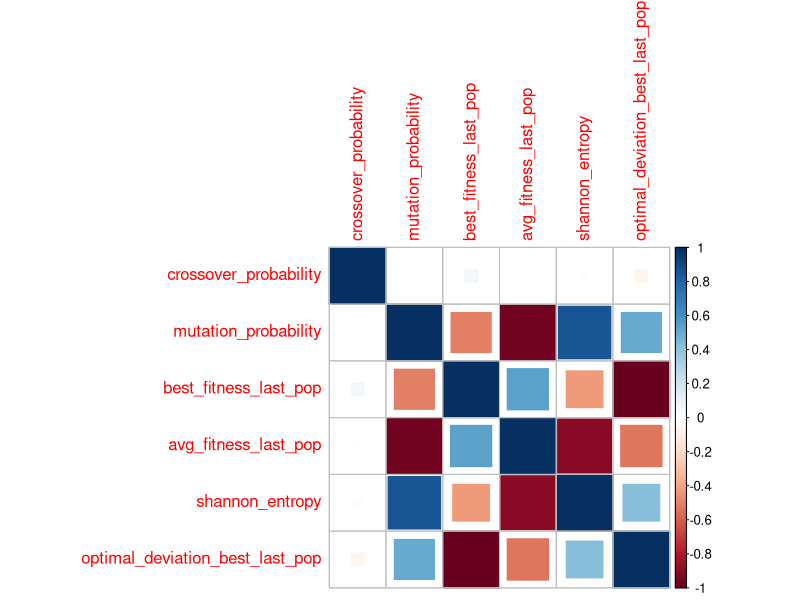
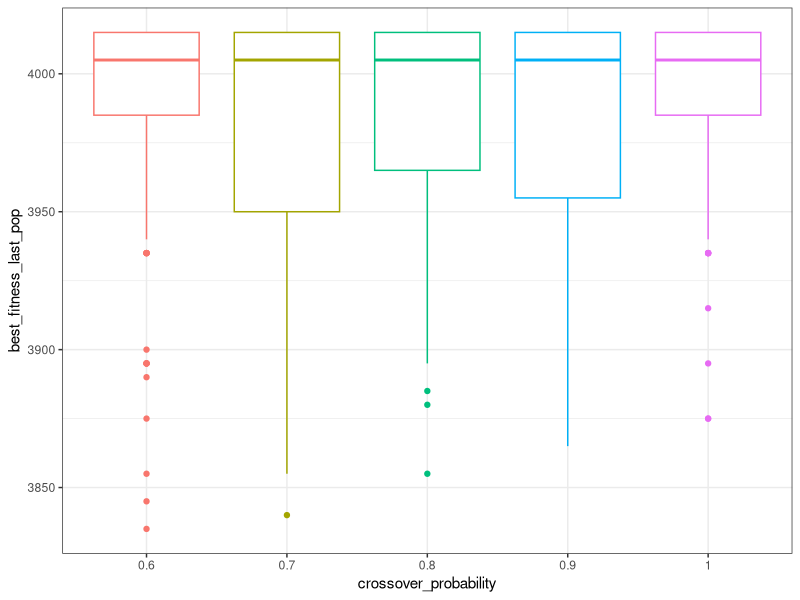
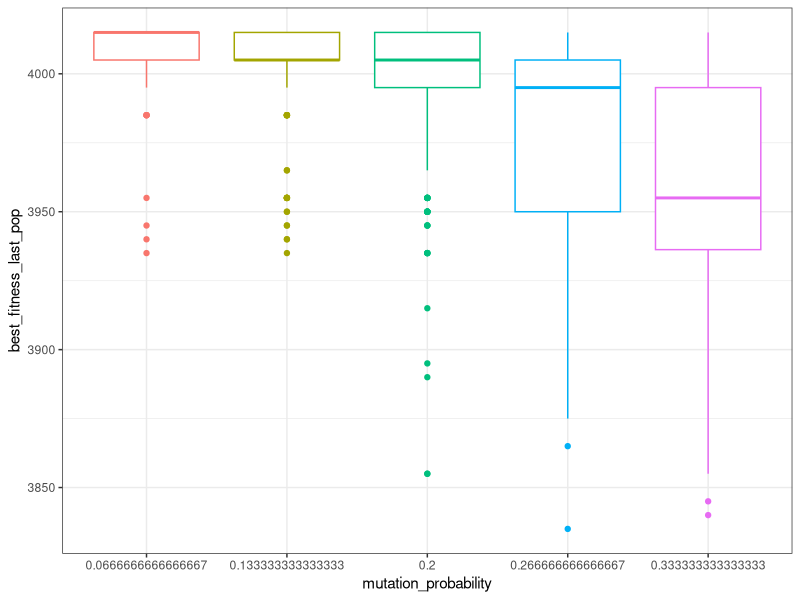
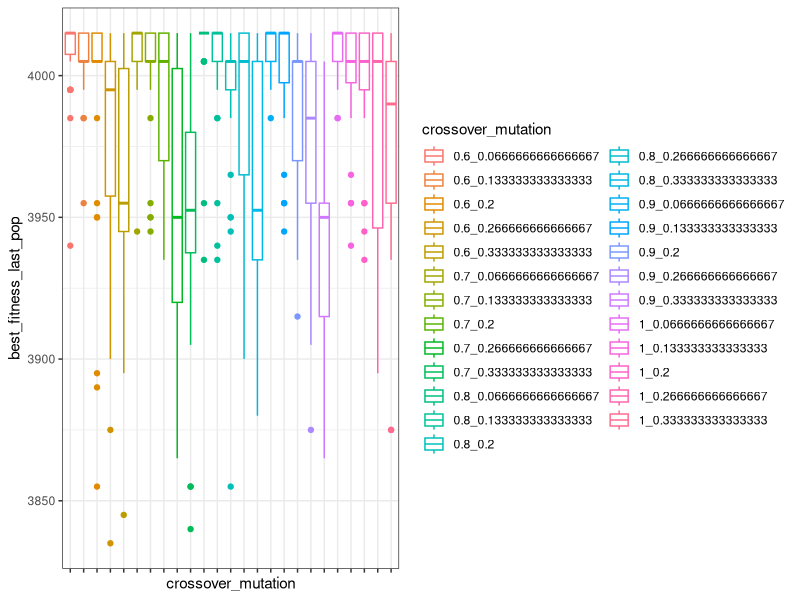
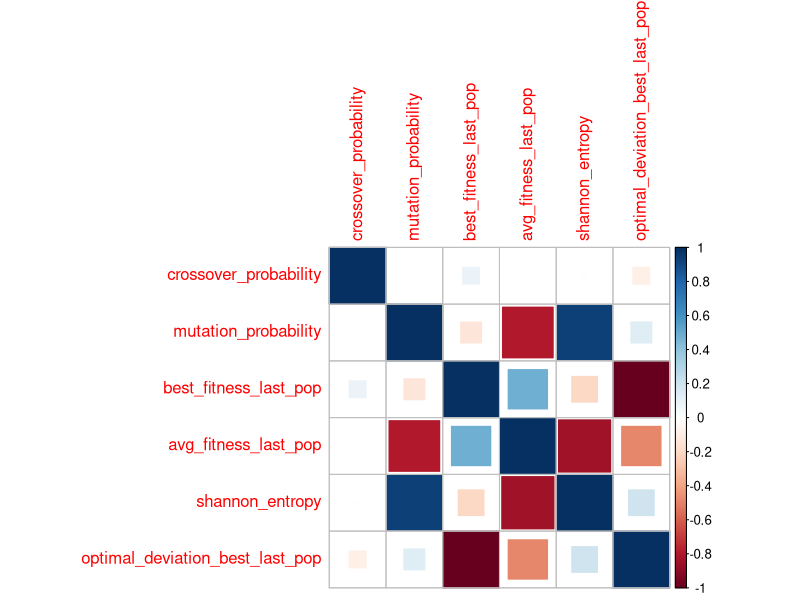
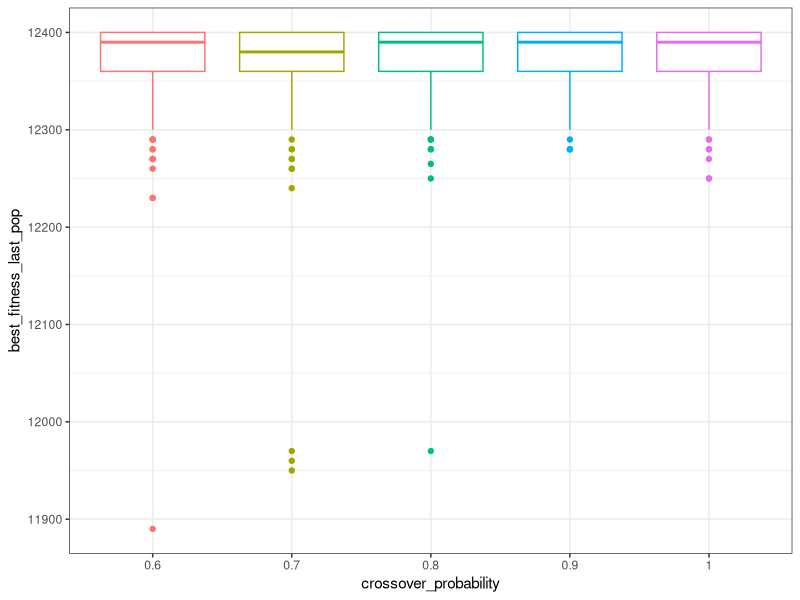
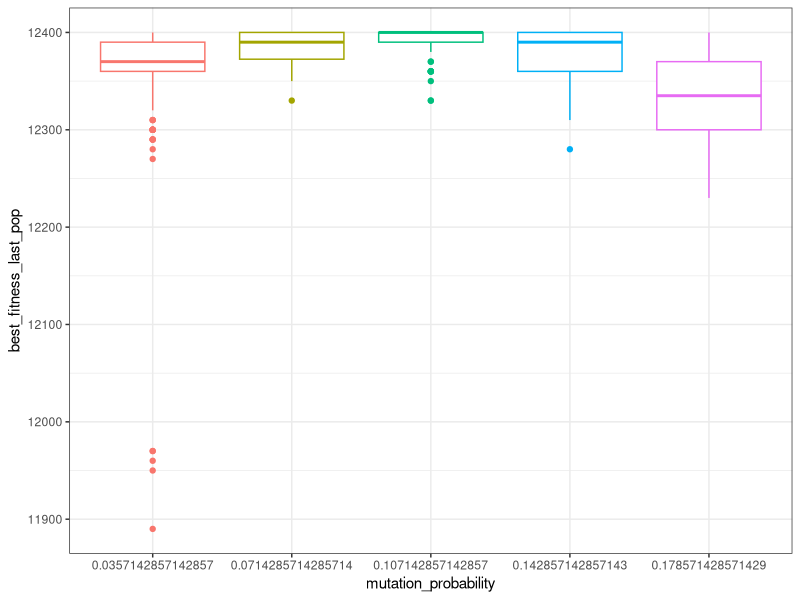
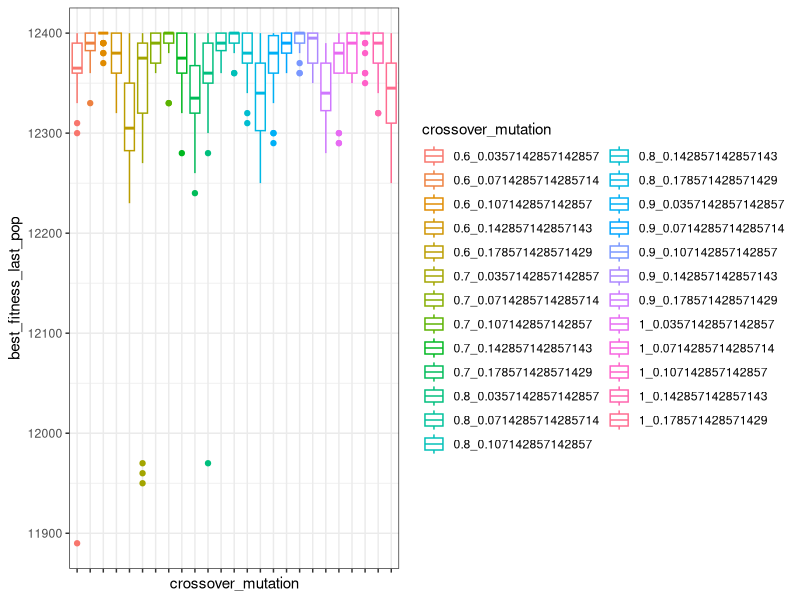

The R script that drew these images, in order:
## ---- chunk 1
knitr::opts_chunk$set(echo = TRUE) #, warning = FALSE)
## ---- chunk 2
library(dplyr)
library(ggplot2)
library(corrplot)
## ---- chunk 3
df <- read.csv('./results/mknap1.csv')
head(df)
## ---- chunk 4
str(df)
## ---- chunk 5
df$search_optimal <- as.integer(as.logical(df$search_optimal))
## ---- chunk 6
df_study1 <- filter(df, search_optimal == 0)
str(df_study1)
## ---- chunk 7
df_study1_small <- filter(df_study1, problem_index == 2)
str(df_study1_small)
## ---- chunk 8
columns_to_drop <- c('problem_index', 'population_size', 'search_optimal', 'max_steps', 'optimal_fitness', 'optimal_percentage', 'num_evaluations', 'execution_time')
summary(df_study1_small[, colnames(df_study1_small) %in% columns_to_drop])
## ---- chunk 9
ComputeFitnessDeviation <- function(df) {
  df$optimal_deviation_best_last_pop <- (df$optimal_fitness - df$best_fitness_last_pop)/df$optimal_fitness
  print(summary(df$optimal_deviation_best_last_pop))
  return(df)
}
## ---- chunk 10
df_study1_small <- ComputeFitnessDeviation(df_study1_small)
## ---- chunk 11
DropColumns <- function(df, columns_to_drop) {
  df <- df[, !(colnames(df) %in% columns_to_drop)]
  print(colnames(df))
  return(df)
}
## ---- chunk 12
df_study1_small <- DropColumns(df_study1_small, columns_to_drop)
## ---- chunk 13
corr <- cor(df_study1_small)
corr
## ---- chunk 14
corrplot(corr, method = "square")
## ---- chunk 15
df_study1_small %>%
    mutate(crossover_probability = as.factor(crossover_probability)) %>%
    group_by(crossover_probability) %>%
    ggplot(mapping = aes(x = crossover_probability, y = best_fitness_last_pop, color=crossover_probability)) +
        geom_boxplot() +
        theme_bw() +
        theme(legend.position = "none")
## ---- chunk 16
df_study1_small %>%
    mutate(mutation_probability = as.factor(mutation_probability)) %>%
    group_by(mutation_probability) %>%
    ggplot(mapping = aes(x = mutation_probability, y = best_fitness_last_pop, color=mutation_probability)) +
        geom_boxplot() +
        theme_bw() +
        theme(legend.position = "none")
## ---- chunk 17
df_study1_small %>% 
  group_by(crossover_probability, mutation_probability) %>%
  mutate(crossover_mutation = paste0(crossover_probability, "_", mutation_probability)) %>%
  ggplot(mapping = aes(x = crossover_mutation, y = best_fitness_last_pop, color=crossover_mutation)) +
    geom_boxplot() +
    theme_bw() + 
    scale_x_discrete(labels = NULL)
## ---- chunk 18
df_study1_small_grouped <- df_study1_small %>% 
  mutate(crossover_mutation = paste0(crossover_probability, ",", mutation_probability)) %>%
  group_by(crossover_mutation) %>% 
  summarise(
    avg_best_fitness_last_pop = mean(best_fitness_last_pop),
    median_best_fitness_last_pop = median(best_fitness_last_pop),
    std_best_fitness_last_pop = sd(best_fitness_last_pop),
    avg_optimal_deviation_best_last_pop = mean(optimal_deviation_best_last_pop),
    median_optimal_deviation_best_last_pop = median(optimal_deviation_best_last_pop),
    .groups = 'keep'
  )
df_study1_small_grouped <- as.data.frame(df_study1_small_grouped)
df_study1_small_grouped
## ---- chunk 19
df_study1_small <- as.data.frame(df_study1_small %>% 
  mutate(crossover_mutation = paste0(crossover_probability, ",", mutation_probability)))
df_study1_small
## ---- chunk 20
for (combination in levels(as.factor(df_study1_small$crossover_mutation))) {
  print(combination)
  print(shapiro.test(
    df_study1_small[df_study1_small$crossover_mutation == combination, 'optimal_deviation_best_last_pop']))
}
## ---- chunk 21
kruskal.test(optimal_deviation_best_last_pop ~ crossover_mutation, data = df_study1_small)
## ---- chunk 22
pairwise.wilcox.test(x = df_study1_small$optimal_deviation_best_last_pop,
                     g = df_study1_small$crossover_mutation,
                     p.adjust.method = "BH",
                     paired = FALSE)
## ---- chunk 23
df_study1_small_grouped_crossover <- df_study1_small %>% 
  group_by(crossover_probability) %>% 
  summarise(
    avg_best_fitness_last_pop = mean(best_fitness_last_pop),
    median_best_fitness_last_pop = median(best_fitness_last_pop),
    std_best_fitness_last_pop = sd(best_fitness_last_pop),
    avg_optimal_deviation_best_last_pop = mean(optimal_deviation_best_last_pop),
    median_optimal_deviation_best_last_pop = median(optimal_deviation_best_last_pop),
    .groups = 'keep'
  )
df_study1_small_grouped_crossover <- as.data.frame(df_study1_small_grouped_crossover)
df_study1_small_grouped_crossover
## ---- chunk 24
df_study1_small_grouped_mutation <- df_study1_small %>% 
  group_by(mutation_probability) %>% 
  summarise(
    avg_best_fitness_last_pop = mean(best_fitness_last_pop),
    median_best_fitness_last_pop = median(best_fitness_last_pop),
    std_best_fitness_last_pop = sd(best_fitness_last_pop),
    avg_optimal_deviation_best_last_pop = mean(optimal_deviation_best_last_pop),
    median_optimal_deviation_best_last_pop = median(optimal_deviation_best_last_pop),
    .groups = 'keep'
  )
df_study1_small_grouped_mutation <- as.data.frame(df_study1_small_grouped_mutation)
df_study1_small_grouped_mutation
## ---- chunk 25
kruskal.test(optimal_deviation_best_last_pop ~ crossover_probability, data = df_study1_small)
## ---- chunk 26
kruskal.test(optimal_deviation_best_last_pop ~ mutation_probability, data = df_study1_small)
## ---- chunk 27
pairwise.wilcox.test(x = df_study1_small$optimal_deviation_best_last_pop,
                     g = df_study1_small$mutation_probability,
                     p.adjust.method = "BH",
                     paired = FALSE)
## ---- chunk 28
df_study1_medium <- filter(df_study1, problem_index == 4)
str(df_study1_medium)
## ---- chunk 29
summary(df_study1_medium[, colnames(df_study1_medium) %in% columns_to_drop])
## ---- chunk 30
df_study1_medium <- ComputeFitnessDeviation(df_study1_medium)
## ---- chunk 31
df_study1_medium <- DropColumns(df_study1_medium, columns_to_drop)
## ---- chunk 32
corr <- cor(df_study1_medium)
corr
## ---- chunk 33
corrplot(corr, method = "square")
## ---- chunk 34
df_study1_medium %>%
    mutate(crossover_probability = as.factor(crossover_probability)) %>%
    group_by(crossover_probability) %>%
    ggplot(mapping = aes(x = crossover_probability, y = best_fitness_last_pop, color=crossover_probability)) +
        geom_boxplot() +
        theme_bw() +
        theme(legend.position = "none")
## ---- chunk 35
df_study1_medium %>%
    mutate(mutation_probability = as.factor(mutation_probability)) %>%
    group_by(mutation_probability) %>%
    ggplot(mapping = aes(x = mutation_probability, y = best_fitness_last_pop, color=mutation_probability)) +
        geom_boxplot() +
        theme_bw() +
        theme(legend.position = "none")
## ---- chunk 36
df_study1_medium %>% 
  group_by(crossover_probability, mutation_probability) %>%
  mutate(crossover_mutation = paste0(crossover_probability, "_", mutation_probability)) %>%
  ggplot(mapping = aes(x = crossover_mutation, y = best_fitness_last_pop, color=crossover_mutation)) +
    geom_boxplot() +
    theme_bw() + 
    scale_x_discrete(labels = NULL)
## ---- chunk 37
df_study1_medium_grouped <- df_study1_medium %>% 
  mutate(crossover_mutation = paste0(crossover_probability, ",", mutation_probability)) %>%
  group_by(crossover_mutation) %>% 
  summarise(
    avg_best_fitness_last_pop = mean(best_fitness_last_pop),
    median_best_fitness_last_pop = median(best_fitness_last_pop),
    std_best_fitness_last_pop = sd(best_fitness_last_pop),
    avg_optimal_deviation_best_last_pop = mean(optimal_deviation_best_last_pop),
    median_optimal_deviation_best_last_pop = median(optimal_deviation_best_last_pop),
    .groups = 'keep'
  )
df_study1_medium_grouped <- as.data.frame(df_study1_medium_grouped)
df_study1_medium_grouped
## ---- chunk 38
df_study1_medium <- as.data.frame(df_study1_medium %>% 
  mutate(crossover_mutation = paste0(crossover_probability, ",", mutation_probability)))
df_study1_medium
## ---- chunk 39
# for (combination in levels(as.factor(df_study1_medium$crossover_mutation))) {
#   print(combination)
#   print(shapiro.test(
#     df_study1_medium[df_study1_medium$crossover_mutation == combination, 'optimal_deviation_best_last_pop']))
# }
## ---- chunk 40
kruskal.test(optimal_deviation_best_last_pop ~ crossover_mutation, data = df_study1_medium)
## ---- chunk 41
pairwise.wilcox.test(x = df_study1_medium$optimal_deviation_best_last_pop,
                     g = df_study1_medium$crossover_mutation,
                     p.adjust.method = "BH",
                     paired = FALSE)
## ---- chunk 42
df_study1_medium_grouped_crossover <- df_study1_medium %>% 
  group_by(crossover_probability) %>% 
  summarise(
    avg_best_fitness_last_pop = mean(best_fitness_last_pop),
    median_best_fitness_last_pop = median(best_fitness_last_pop),
    std_best_fitness_last_pop = sd(best_fitness_last_pop),
    avg_optimal_deviation_best_last_pop = mean(optimal_deviation_best_last_pop),
    median_optimal_deviation_best_last_pop = median(optimal_deviation_best_last_pop),
    .groups = 'keep'
  )
df_study1_medium_grouped_crossover <- as.data.frame(df_study1_medium_grouped_crossover)
df_study1_medium_grouped_crossover
## ---- chunk 43
df_study1_medium_grouped_mutation <- df_study1_medium %>% 
  group_by(mutation_probability) %>% 
  summarise(
    avg_best_fitness_last_pop = mean(best_fitness_last_pop),
    median_best_fitness_last_pop = median(best_fitness_last_pop),
    std_best_fitness_last_pop = sd(best_fitness_last_pop),
    avg_optimal_deviation_best_last_pop = mean(optimal_deviation_best_last_pop),
    median_optimal_deviation_best_last_pop = median(optimal_deviation_best_last_pop),
    .groups = 'keep'
  )
df_study1_medium_grouped_mutation <- as.data.frame(df_study1_medium_grouped_mutation)
df_study1_medium_grouped_mutation
## ---- chunk 44
kruskal.test(optimal_deviation_best_last_pop ~ crossover_probability, data = df_study1_medium)
## ---- chunk 45
kruskal.test(optimal_deviation_best_last_pop ~ mutation_probability, data = df_study1_medium)
## ---- chunk 46
pairwise.wilcox.test(x = df_study1_medium$optimal_deviation_best_last_pop,
                     g = df_study1_medium$mutation_probability,
                     p.adjust.method = "BH",
                     paired = FALSE)
## ---- chunk 47
df_study1_large <- filter(df_study1, problem_index == 6)
str(df_study1_large)
## ---- chunk 48
summary(df_study1_large[, colnames(df_study1_large) %in% columns_to_drop])
## ---- chunk 49
df_study1_large <- ComputeFitnessDeviation(df_study1_large)
## ---- chunk 50
df_study1_large <- DropColumns(df_study1_large, columns_to_drop)
## ---- chunk 51
corr <- cor(df_study1_large)
corr
## ---- chunk 52
corrplot(corr, method = "square")
## ---- chunk 53
df_study1_large %>%
    mutate(crossover_probability = as.factor(crossover_probability)) %>%
    group_by(crossover_probability) %>%
    ggplot(mapping = aes(x = crossover_probability, y = best_fitness_last_pop, color=crossover_probability)) +
        geom_boxplot() +
        theme_bw() +
        theme(legend.position = "none")
## ---- chunk 54
df_study1_large %>%
    mutate(mutation_probability = as.factor(mutation_probability)) %>%
    group_by(mutation_probability) %>%
    ggplot(mapping = aes(x = mutation_probability, y = best_fitness_last_pop, color=mutation_probability)) +
        geom_boxplot() +
        theme_bw() +
        theme(legend.position = "none")
## ---- chunk 55
df_study1_large %>% 
  group_by(crossover_probability, mutation_probability) %>%
  mutate(crossover_mutation = paste0(crossover_probability, "_", mutation_probability)) %>%
  ggplot(mapping = aes(x = crossover_mutation, y = best_fitness_last_pop, color=crossover_mutation)) +
    geom_boxplot() +
    theme_bw() + 
    scale_x_discrete(labels = NULL)
## ---- chunk 56
df_study1_large_grouped <- df_study1_large %>% 
  mutate(crossover_mutation = paste0(crossover_probability, ",", mutation_probability)) %>%
  group_by(crossover_mutation) %>% 
  summarise(
    avg_best_fitness_last_pop = mean(best_fitness_last_pop),
    median_best_fitness_last_pop = median(best_fitness_last_pop),
    std_best_fitness_last_pop = sd(best_fitness_last_pop),
    avg_optimal_deviation_best_last_pop = mean(optimal_deviation_best_last_pop),
    median_optimal_deviation_best_last_pop = median(optimal_deviation_best_last_pop),
    .groups = 'keep'
  )
df_study1_large_grouped <- as.data.frame(df_study1_large_grouped)
df_study1_large_grouped
## ---- chunk 57
df_study1_large <- as.data.frame(df_study1_large %>% 
  mutate(crossover_mutation = paste0(crossover_probability, ",", mutation_probability)))
df_study1_large
## ---- chunk 58
# for (combination in levels(as.factor(df_study1_large$crossover_mutation))) {
#   print(combination)
#   print(shapiro.test(
#     df_study1_large[df_study1_large$crossover_mutation == combination, 'optimal_deviation_best_last_pop']))
# }
## ---- chunk 59
kruskal.test(optimal_deviation_best_last_pop ~ crossover_mutation, data = df_study1_large)
## ---- chunk 60
pairwise.wilcox.test(x = df_study1_large$optimal_deviation_best_last_pop,
                     g = df_study1_large$crossover_mutation,
                     p.adjust.method = "BH",
                     paired = FALSE)
## ---- chunk 61
df_study1_large_grouped_crossover <- df_study1_large %>% 
  group_by(crossover_probability) %>% 
  summarise(
    avg_best_fitness_last_pop = mean(best_fitness_last_pop),
    median_best_fitness_last_pop = median(best_fitness_last_pop),
    std_best_fitness_last_pop = sd(best_fitness_last_pop),
    avg_optimal_deviation_best_last_pop = mean(optimal_deviation_best_last_pop),
    median_optimal_deviation_best_last_pop = median(optimal_deviation_best_last_pop),
    .groups = 'keep'
  )
df_study1_large_grouped_crossover <- as.data.frame(df_study1_large_grouped_crossover)
df_study1_large_grouped_crossover
## ---- chunk 62
df_study1_large_grouped_mutation <- df_study1_large %>% 
  group_by(mutation_probability) %>% 
  summarise(
    avg_best_fitness_last_pop = mean(best_fitness_last_pop),
    median_best_fitness_last_pop = median(best_fitness_last_pop),
    std_best_fitness_last_pop = sd(best_fitness_last_pop),
    avg_optimal_deviation_best_last_pop = mean(optimal_deviation_best_last_pop),
    median_optimal_deviation_best_last_pop = median(optimal_deviation_best_last_pop),
    .groups = 'keep'
  )
df_study1_large_grouped_mutation <- as.data.frame(df_study1_large_grouped_mutation)
df_study1_large_grouped_mutation
## ---- chunk 63
kruskal.test(optimal_deviation_best_last_pop ~ crossover_probability, data = df_study1_large)
## ---- chunk 64
kruskal.test(optimal_deviation_best_last_pop ~ mutation_probability, data = df_study1_large)
## ---- chunk 65
pairwise.wilcox.test(x = df_study1_large$optimal_deviation_best_last_pop,
                     g = df_study1_large$mutation_probability,
                     p.adjust.method = "BH",
                     paired = FALSE)
## ---- chunk 66
df_study2 <- filter(df, search_optimal == 1)
str(df_study2)
## ---- chunk 67
df_study2_small <- filter(df_study2, problem_index == 2)
str(df_study2_small)
## ---- chunk 68
columns_to_drop <- c('problem_index', 'population_size', 'search_optimal', 'max_steps', 'optimal_fitness', 'optimal_percentage', 'best_fitness_last_pop')
summary(df_study2_small[, colnames(df_study2_small) %in% columns_to_drop])
## ---- chunk 69
df_study2_small <- DropColumns(df_study2_small, columns_to_drop)
## ---- chunk 70
corr <- cor(df_study2_small)
corr
## ---- chunk 71
corrplot(corr, method = "square")
## ---- chunk 72
df_study2_small %>%
    mutate(crossover_probability = as.factor(crossover_probability)) %>%
    group_by(crossover_probability) %>%
    ggplot(mapping = aes(x = crossover_probability, y = num_evaluations, color=crossover_probability)) +
        geom_boxplot() +
        theme_bw() +
        theme(legend.position = "none")
## ---- chunk 73
df_study2_small %>%
    mutate(mutation_probability = as.factor(mutation_probability)) %>%
    group_by(mutation_probability) %>%
    ggplot(mapping = aes(x = mutation_probability, y = num_evaluations, color=mutation_probability)) +
        geom_boxplot() +
        theme_bw() +
        theme(legend.position = "none")
## ---- chunk 74
df_study2_small %>% 
  group_by(crossover_probability, mutation_probability) %>%
  mutate(crossover_mutation = paste0(crossover_probability, "_", mutation_probability)) %>%
  ggplot(mapping = aes(x = crossover_mutation, y = num_evaluations, color=crossover_mutation)) +
    geom_boxplot() +
    theme_bw() + 
    scale_x_discrete(labels = NULL)
## ---- chunk 75
df_study2_small_grouped <- df_study2_small %>% 
  mutate(crossover_mutation = paste0(crossover_probability, ",", mutation_probability)) %>%
  group_by(crossover_mutation) %>% 
  summarise(
    avg_num_evaluations = mean(num_evaluations),
    median_num_evaluations = median(num_evaluations),
    std_num_evaluations = sd(num_evaluations),
    .groups = 'keep'
  )
df_study2_small_grouped <- as.data.frame(df_study2_small_grouped)
df_study2_small_grouped
## ---- chunk 76
df_study2_small <- as.data.frame(df_study2_small %>% 
  mutate(crossover_mutation = paste0(crossover_probability, ",", mutation_probability)))
df_study2_small
## ---- chunk 77
for (combination in levels(as.factor(df_study2_small$crossover_mutation))) {
  print(combination)
  print(shapiro.test(
    df_study2_small[df_study2_small$crossover_mutation == combination, 'num_evaluations']))
}
## ---- chunk 78
kruskal.test(num_evaluations ~ crossover_mutation, data = df_study2_small)
## ---- chunk 79
pairwise.wilcox.test(x = df_study2_small$num_evaluations,
                     g = df_study2_small$crossover_mutation,
                     p.adjust.method = "BH",
                     paired = FALSE)
## ---- chunk 80
df_study2_small_grouped_crossover <- df_study2_small %>% 
  group_by(crossover_probability) %>% 
  summarise(
    avg_num_evaluations = mean(num_evaluations),
    median_num_evaluations = median(num_evaluations),
    std_num_evaluations = sd(num_evaluations),
    .groups = 'keep'
  )
df_study2_small_grouped_crossover <- as.data.frame(df_study2_small_grouped_crossover)
df_study2_small_grouped_crossover
## ---- chunk 81
df_study2_small_grouped_mutation <- df_study2_small %>% 
  group_by(mutation_probability) %>% 
  summarise(
    avg_num_evaluations = mean(num_evaluations),
    median_num_evaluations = median(num_evaluations),
    std_num_evaluations = sd(num_evaluations),
    .groups = 'keep'
  )
df_study2_small_grouped_mutation <- as.data.frame(df_study2_small_grouped_mutation)
df_study2_small_grouped_mutation
## ---- chunk 82
kruskal.test(num_evaluations ~ crossover_probability, data = df_study2_small)
## ---- chunk 83
kruskal.test(num_evaluations ~ mutation_probability, data = df_study2_small)
## ---- chunk 84
pairwise.wilcox.test(x = df_study2_small$num_evaluations,
                     g = df_study2_small$mutation_probability,
                     p.adjust.method = "BH",
                     paired = FALSE)
## ---- chunk 85
df_study2_medium <- filter(df_study2, problem_index == 4)
str(df_study2_medium)
## ---- chunk 86
summary(df_study2_medium[, colnames(df_study2_medium) %in% columns_to_drop])
## ---- chunk 87
ComputeTargetFitnessReached <- function(df) {
  df$target_fitness_reached <- (df$best_fitness_last_pop - (df$optimal_fitness * df$optimal_percentage/100)) >= 0
  print(summary(df$target_fitness_reached))
  return(df)
}
## ---- chunk 88
df_study2_medium <- ComputeTargetFitnessReached(df_study2_medium)
## ---- chunk 89
df_study2_medium <- DropColumns(df_study2_medium, columns_to_drop)
## ---- chunk 90
corr <- cor(df_study2_medium)
corr
## ---- chunk 91
corrplot(corr, method = "square")
## ---- chunk 92
df_study2_medium %>%
    mutate(crossover_probability = as.factor(crossover_probability)) %>%
    group_by(crossover_probability) %>%
    ggplot(mapping = aes(x = crossover_probability, y = num_evaluations, color=crossover_probability)) +
        geom_boxplot() +
        theme_bw() +
        theme(legend.position = "none")
## ---- chunk 93
df_study2_medium %>%
    mutate(mutation_probability = as.factor(mutation_probability)) %>%
    group_by(mutation_probability) %>%
    ggplot(mapping = aes(x = mutation_probability, y = num_evaluations, color=mutation_probability)) +
        geom_boxplot() +
        theme_bw() +
        theme(legend.position = "none")
## ---- chunk 94
df_study2_medium %>% filter(num_evaluations > 1000000)
## ---- chunk 95
df_study2_medium_outliers_grouped <- df_study2_medium %>%
  mutate(crossover_mutation = paste0(crossover_probability, ",", mutation_probability)) %>%
  group_by(crossover_mutation) %>% 
  summarise(
    avg_num_evaluations = mean(num_evaluations),
    median_num_evaluations = median(num_evaluations),
    std_num_evaluations = sd(num_evaluations),
    count = sum(num_evaluations > 1000000),
    .groups = 'keep'
  ) %>%
  filter(count > 0)
df_study2_medium_outliers_grouped <- as.data.frame(df_study2_medium_outliers_grouped)
df_study2_medium_outliers_grouped
## ---- chunk 96
df_study2_medium %>%
    filter(target_fitness_reached == TRUE, num_evaluations <= 1000000) %>%
    mutate(crossover_probability = as.factor(crossover_probability)) %>%
    group_by(crossover_probability) %>%
    ggplot(mapping = aes(x = crossover_probability, y = num_evaluations, color=crossover_probability)) +
        geom_boxplot() +
        theme_bw() +
        theme(legend.position = "none")
## ---- chunk 97
df_study2_medium %>%
    filter(target_fitness_reached == TRUE, num_evaluations <= 1000000) %>%
    mutate(mutation_probability = as.factor(mutation_probability)) %>%
    group_by(mutation_probability) %>%
    ggplot(mapping = aes(x = mutation_probability, y = num_evaluations, color=mutation_probability)) +
        geom_boxplot() +
        theme_bw() +
        theme(legend.position = "none")
## ---- chunk 98
df_study2_medium %>%
  filter(target_fitness_reached == TRUE, num_evaluations <= 1000000) %>%
  group_by(crossover_probability, mutation_probability) %>%
  mutate(crossover_mutation = paste0(crossover_probability, "_", mutation_probability)) %>%
  ggplot(mapping = aes(x = crossover_mutation, y = num_evaluations, color=crossover_mutation)) +
    geom_boxplot() +
    theme_bw() + 
    scale_x_discrete(labels = NULL)
## ---- chunk 99
df_study2_medium_grouped <- df_study2_medium %>% 
  mutate(crossover_mutation = paste0(crossover_probability, ",", mutation_probability)) %>%
  group_by(crossover_mutation) %>% 
  summarise(
    avg_num_evaluations = mean(num_evaluations),
    median_num_evaluations = median(num_evaluations),
    std_num_evaluations = sd(num_evaluations),
    .groups = 'keep'
  )
df_study2_medium_grouped <- as.data.frame(df_study2_medium_grouped)
df_study2_medium_grouped
## ---- chunk 100
df_study2_medium <- as.data.frame(df_study2_medium %>% 
  mutate(crossover_mutation = paste0(crossover_probability, ",", mutation_probability)))
df_study2_medium
## ---- chunk 101
# for (combination in levels(as.factor(df_study2_medium$crossover_mutation))) {
#   print(combination)
#   print(shapiro.test(
#     df_study2_medium[df_study2_medium$crossover_mutation == combination, 'num_evaluations']))
# }
## ---- chunk 102
kruskal.test(num_evaluations ~ crossover_mutation, data = df_study2_medium)
## ---- chunk 103
pairwise.wilcox.test(x = df_study2_medium$num_evaluations,
                     g = df_study2_medium$crossover_mutation,
                     p.adjust.method = "BH",
                     paired = FALSE)
## ---- chunk 104
df_study2_medium_grouped_crossover <- df_study2_medium %>% 
  group_by(crossover_probability) %>% 
  summarise(
    avg_num_evaluations = mean(num_evaluations),
    median_num_evaluations = median(num_evaluations),
    std_num_evaluations = sd(num_evaluations),
    .groups = 'keep'
  )
df_study2_medium_grouped_crossover <- as.data.frame(df_study2_medium_grouped_crossover)
df_study2_medium_grouped_crossover
## ---- chunk 105
df_study2_medium_grouped_mutation <- df_study2_medium %>% 
  group_by(mutation_probability) %>% 
  summarise(
    avg_num_evaluations = mean(num_evaluations),
    median_num_evaluations = median(num_evaluations),
    std_num_evaluations = sd(num_evaluations),
    .groups = 'keep'
  )
df_study2_medium_grouped_mutation <- as.data.frame(df_study2_medium_grouped_mutation)
df_study2_medium_grouped_mutation
## ---- chunk 106
kruskal.test(num_evaluations ~ crossover_probability, data = df_study2_medium)
## ---- chunk 107
kruskal.test(num_evaluations ~ mutation_probability, data = df_study2_medium)
## ---- chunk 108
pairwise.wilcox.test(x = df_study2_medium$num_evaluations,
                     g = df_study2_medium$mutation_probability,
                     p.adjust.method = "BH",
                     paired = FALSE)
## ---- chunk 109
df_study2_large <- filter(df_study2, problem_index == 6)
str(df_study2_large)
## ---- chunk 110
df_study2_large <- ComputeTargetFitnessReached(df_study2_large)
## ---- chunk 111
df_study2_large_optimal <- filter(df_study2_large, optimal_percentage == 100.0)
str(df_study2_large_optimal)
## ---- chunk 112
summary(df_study2_large_optimal[, colnames(df_study2_large_optimal) %in% columns_to_drop])
## ---- chunk 113
df_study2_large_optimal <- DropColumns(df_study2_large_optimal, columns_to_drop)
## ---- chunk 114
corr <- cor(df_study2_large_optimal)
corr
## ---- chunk 115
corrplot(corr, method = "square")
## ---- chunk 116
df_study2_large_optimal %>%
    mutate(crossover_probability = as.factor(crossover_probability)) %>%
    group_by(crossover_probability) %>%
    ggplot(mapping = aes(x = crossover_probability, y = num_evaluations, color=crossover_probability)) +
        geom_boxplot() +
        theme_bw() +
        theme(legend.position = "none")
## ---- chunk 117
df_study2_large_optimal %>%
    mutate(mutation_probability = as.factor(mutation_probability)) %>%
    group_by(mutation_probability) %>%
    ggplot(mapping = aes(x = mutation_probability, y = num_evaluations, color=mutation_probability)) +
        geom_boxplot() +
        theme_bw() +
        theme(legend.position = "none")
## ---- chunk 118
df_study2_large_optimal %>%
  group_by(crossover_probability, mutation_probability) %>%
  mutate(crossover_mutation = paste0(crossover_probability, "_", mutation_probability)) %>%
  ggplot(mapping = aes(x = crossover_mutation, y = num_evaluations, color=crossover_mutation)) +
    geom_boxplot() +
    theme_bw() + 
    scale_x_discrete(labels = NULL)
## ---- chunk 119
df_study2_large_optimal_grouped <- df_study2_large_optimal %>% 
  mutate(crossover_mutation = paste0(crossover_probability, ",", mutation_probability)) %>%
  group_by(crossover_mutation) %>% 
  summarise(
    avg_num_evaluations = mean(num_evaluations),
    median_num_evaluations = median(num_evaluations),
    std_num_evaluations = sd(num_evaluations),
    optimal_not_reached = sum(target_fitness_reached == FALSE),
    .groups = 'keep'
  )
df_study2_large_optimal_grouped <- as.data.frame(df_study2_large_optimal_grouped)
df_study2_large_optimal_grouped
## ---- chunk 120
df_study2_large_optimal <- as.data.frame(df_study2_large_optimal %>% 
  mutate(crossover_mutation = paste0(crossover_probability, ",", mutation_probability)))
df_study2_large_optimal
## ---- chunk 121
# for (combination in levels(as.factor(df_study2_large_optimal$crossover_mutation))) {
#   print(combination)
#   print(shapiro.test(
#     df_study2_large_optimal[df_study2_large_optimal$crossover_mutation == combination, 'num_evaluations']))
# }
## ---- chunk 122
kruskal.test(num_evaluations ~ crossover_mutation, data = df_study2_large_optimal)
## ---- chunk 123
pairwise.wilcox.test(x = df_study2_large_optimal$num_evaluations,
                     g = df_study2_large_optimal$crossover_mutation,
                     p.adjust.method = "BH",
                     paired = FALSE)
## ---- chunk 124
df_study2_large_optimal_grouped_crossover <- df_study2_large_optimal %>% 
  group_by(crossover_probability) %>% 
  summarise(
    avg_num_evaluations = mean(num_evaluations),
    median_num_evaluations = median(num_evaluations),
    std_num_evaluations = sd(num_evaluations),
    optimal_not_reached = sum(target_fitness_reached == FALSE),
    .groups = 'keep'
  )
df_study2_large_optimal_grouped_crossover <- as.data.frame(df_study2_large_optimal_grouped_crossover)
df_study2_large_optimal_grouped_crossover
## ---- chunk 125
df_study2_large_optimal_grouped_mutation <- df_study2_large_optimal %>% 
  group_by(mutation_probability) %>% 
  summarise(
    avg_num_evaluations = mean(num_evaluations),
    median_num_evaluations = median(num_evaluations),
    std_num_evaluations = sd(num_evaluations),
    optimal_not_reached = sum(target_fitness_reached == FALSE),
    .groups = 'keep'
  )
df_study2_large_optimal_grouped_mutation <- as.data.frame(df_study2_large_optimal_grouped_mutation)
df_study2_large_optimal_grouped_mutation
## ---- chunk 126
kruskal.test(num_evaluations ~ crossover_probability, data = df_study2_large_optimal)
## ---- chunk 127
kruskal.test(num_evaluations ~ mutation_probability, data = df_study2_large_optimal)
## ---- chunk 128
pairwise.wilcox.test(x = df_study2_large_optimal$num_evaluations,
                     g = df_study2_large_optimal$mutation_probability,
                     p.adjust.method = "BH",
                     paired = FALSE)
## ---- chunk 129
df_study2_large_99_5 <- filter(df_study2_large, optimal_percentage == 99.5)
str(df_study2_large_99_5)
## ---- chunk 130
df_study2_large_99 <- filter(df_study2_large, optimal_percentage == 99.0)
str(df_study2_large_99)
## ---- chunk 131
df_study2_large_relaxed <- df_study2_large_99
## ---- chunk 132
summary(df_study2_large_relaxed[, colnames(df_study2_large_relaxed) %in% columns_to_drop])
## ---- chunk 133
df_study2_large_relaxed <- DropColumns(df_study2_large_relaxed, columns_to_drop)
## ---- chunk 134
corr <- cor(df_study2_large_relaxed)
corr
## ---- chunk 135
corrplot(corr, method = "square")
## ---- chunk 136
df_study2_large_relaxed %>%
    mutate(crossover_probability = as.factor(crossover_probability)) %>%
    group_by(crossover_probability) %>%
    ggplot(mapping = aes(x = crossover_probability, y = num_evaluations, color=crossover_probability)) +
        geom_boxplot() +
        theme_bw() +
        theme(legend.position = "none")
## ---- chunk 137
df_study2_large_relaxed %>%
    mutate(mutation_probability = as.factor(mutation_probability)) %>%
    group_by(mutation_probability) %>%
    ggplot(mapping = aes(x = mutation_probability, y = num_evaluations, color=mutation_probability)) +
        geom_boxplot() +
        theme_bw() +
        theme(legend.position = "none")
## ---- chunk 138
df_study2_large_relaxed %>% filter(num_evaluations > 100000)
## ---- chunk 139
df_study2_large_relaxed_outliers_grouped <- df_study2_large_relaxed %>%
  mutate(crossover_mutation = paste0(crossover_probability, ",", mutation_probability)) %>%
  group_by(crossover_mutation) %>% 
  summarise(
    avg_num_evaluations = mean(num_evaluations),
    median_num_evaluations = median(num_evaluations),
    std_num_evaluations = sd(num_evaluations),
    count = sum(num_evaluations > 100000),
    .groups = 'keep'
  ) %>%
  filter(count > 0)
df_study2_large_relaxed_outliers_grouped <- as.data.frame(df_study2_large_relaxed_outliers_grouped)
df_study2_large_relaxed_outliers_grouped
## ---- chunk 140
df_study2_large_relaxed %>%
    filter(target_fitness_reached == TRUE, num_evaluations <= 100000) %>%
    mutate(crossover_probability = as.factor(crossover_probability)) %>%
    group_by(crossover_probability) %>%
    ggplot(mapping = aes(x = crossover_probability, y = num_evaluations, color=crossover_probability)) +
        geom_boxplot() +
        theme_bw() +
        theme(legend.position = "none")
## ---- chunk 141
df_study2_large_relaxed %>%
    filter(target_fitness_reached == TRUE, num_evaluations <= 100000) %>%
    mutate(mutation_probability = as.factor(mutation_probability)) %>%
    group_by(mutation_probability) %>%
    ggplot(mapping = aes(x = mutation_probability, y = num_evaluations, color=mutation_probability)) +
        geom_boxplot() +
        theme_bw() +
        theme(legend.position = "none")
## ---- chunk 142
df_study2_large_relaxed %>%
  filter(target_fitness_reached == TRUE, num_evaluations <= 100000) %>%
  group_by(crossover_probability, mutation_probability) %>%
  mutate(crossover_mutation = paste0(crossover_probability, "_", mutation_probability)) %>%
  ggplot(mapping = aes(x = crossover_mutation, y = num_evaluations, color=crossover_mutation)) +
    geom_boxplot() +
    theme_bw() + 
    scale_x_discrete(labels = NULL)
## ---- chunk 143
df_study2_large_relaxed_grouped <- df_study2_large_relaxed %>% 
  mutate(crossover_mutation = paste0(crossover_probability, ",", mutation_probability)) %>%
  group_by(crossover_mutation) %>% 
  summarise(
    avg_num_evaluations = mean(num_evaluations),
    median_num_evaluations = median(num_evaluations),
    std_num_evaluations = sd(num_evaluations),
    optimal_not_reached = sum(target_fitness_reached == FALSE),
    .groups = 'keep'
  )
df_study2_large_relaxed_grouped <- as.data.frame(df_study2_large_relaxed_grouped)
df_study2_large_relaxed_grouped
## ---- chunk 144
df_study2_large_relaxed <- as.data.frame(df_study2_large_relaxed %>% 
  mutate(crossover_mutation = paste0(crossover_probability, ",", mutation_probability)))
df_study2_large_relaxed
## ---- chunk 145
# for (combination in levels(as.factor(df_study2_large_relaxed$crossover_mutation))) {
#   print(combination)
#   print(shapiro.test(
#     df_study2_large_relaxed[df_study2_large_relaxed$crossover_mutation == combination, 'num_evaluations']))
# }
## ---- chunk 146
kruskal.test(num_evaluations ~ crossover_mutation, data = df_study2_large_relaxed)
## ---- chunk 147
pairwise.wilcox.test(x = df_study2_large_relaxed$num_evaluations,
                     g = df_study2_large_relaxed$crossover_mutation,
                     p.adjust.method = "BH",
                     paired = FALSE)
## ---- chunk 148
df_study2_large_relaxed_grouped_crossover <- df_study2_large_relaxed %>% 
  group_by(crossover_probability) %>% 
  summarise(
    avg_num_evaluations = mean(num_evaluations),
    median_num_evaluations = median(num_evaluations),
    std_num_evaluations = sd(num_evaluations),
    optimal_not_reached = sum(target_fitness_reached == FALSE),
    .groups = 'keep'
  )
df_study2_large_relaxed_grouped_crossover <- as.data.frame(df_study2_large_relaxed_grouped_crossover)
df_study2_large_relaxed_grouped_crossover
## ---- chunk 149
df_study2_large_relaxed_grouped_mutation <- df_study2_large_relaxed %>% 
  group_by(mutation_probability) %>% 
  summarise(
    avg_num_evaluations = mean(num_evaluations),
    median_num_evaluations = median(num_evaluations),
    std_num_evaluations = sd(num_evaluations),
    optimal_not_reached = sum(target_fitness_reached == FALSE),
    .groups = 'keep'
  )
df_study2_large_relaxed_grouped_mutation <- as.data.frame(df_study2_large_relaxed_grouped_mutation)
df_study2_large_relaxed_grouped_mutation
## ---- chunk 150
kruskal.test(num_evaluations ~ crossover_probability, data = df_study2_large_relaxed)
## ---- chunk 151
kruskal.test(num_evaluations ~ mutation_probability, data = df_study2_large_relaxed)
## ---- chunk 152
pairwise.wilcox.test(x = df_study2_large_relaxed$num_evaluations,
                     g = df_study2_large_relaxed$mutation_probability,
                     p.adjust.method = "BH",
                     paired = FALSE)
